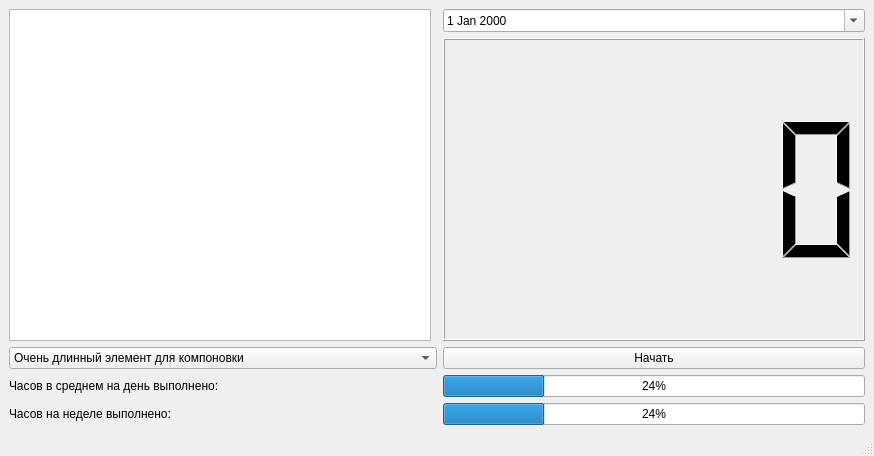
<?xml version="1.0" encoding="UTF-8"?>
<ui version="4.0">
 <class>MainWindow</class>
 <widget class="QMainWindow" name="MainWindow">
  <property name="geometry">
   <rect>
    <x>0</x>
    <y>0</y>
    <width>874</width>
    <height>456</height>
   </rect>
  </property>
  <property name="windowTitle">
   <string>MainWindow</string>
  </property>
  <widget class="QWidget" name="centralwidget">
   <layout class="QGridLayout" name="gridLayout">
    <item row="3" column="0" colspan="2">
     <widget class="QLabel" name="label_2">
      <property name="text">
       <string>Часов в среднем на день выполнено:</string>
      </property>
     </widget>
    </item>
    <item row="1" column="2">
     <widget class="QLCDNumber" name="time_number">
      <property name="enabled">
       <bool>true</bool>
      </property>
      <property name="mode">
       <enum>QLCDNumber::Mode::Oct</enum>
      </property>
      <property name="segmentStyle">
       <enum>QLCDNumber::SegmentStyle::Filled</enum>
      </property>
     </widget>
    </item>
    <item row="4" column="0" colspan="2">
     <widget class="QLabel" name="label">
      <property name="text">
       <string>Часов на неделе выполнено:</string>
      </property>
     </widget>
    </item>
    <item row="2" column="2">
     <widget class="QPushButton" name="start_button">
      <property name="text">
       <string>Начать</string>
      </property>
     </widget>
    </item>
    <item row="4" column="2">
     <widget class="QProgressBar" name="progress_hour_week">
      <property name="value">
       <number>24</number>
      </property>
     </widget>
    </item>
    <item row="0" column="2">
     <widget class="QDateEdit" name="dateEdit">
      <property name="calendarPopup">
       <bool>true</bool>
      </property>
     </widget>
    </item>
    <item row="3" column="2">
     <widget class="QProgressBar" name="progress_hour_day">
      <property name="value">
       <number>24</number>
      </property>
     </widget>
    </item>
    <item row="0" column="0" rowspan="2">
     <widget class="QGraphicsView" name="graphicsView">
      <property name="enabled">
       <bool>true</bool>
      </property>
     </widget>
    </item>
    <item row="2" column="0" colspan="2">
     <widget class="QComboBox" name="type_combo_box">
      <item>
       <property name="text">
        <string>Очень длинный элемент для компоновки</string>
       </property>
      </item>
     </widget>
    </item>
   </layout>
  </widget>
  <widget class="QMenuBar" name="menubar">
   <property name="geometry">
    <rect>
     <x>0</x>
     <y>0</y>
     <width>874</width>
     <height>24</height>
    </rect>
   </property>
  </widget>
  <widget class="QStatusBar" name="statusbar"/>
 </widget>
 <resources/>
 <connections/>
</ui>
